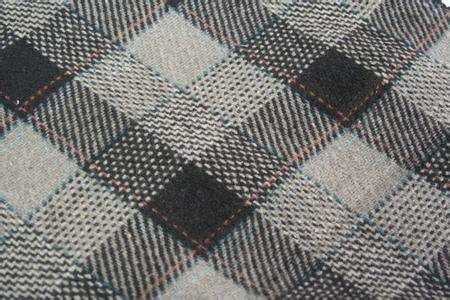
#> input picture image/otsu.jpg, 450 x 300 px, found by its file name
$ python otsu.py
#> lines starting #> are read from the running program, lines starting #| are printed output that depends on the picture; after the words box and inside, x2 and y2 are one past the last pixel; in counts of white or black regions, pixels touching at a corner belong together
from cv2 import cv2
import numpy as np
from matplotlib import pyplot as plt
img = cv2.imread('image/otsu.jpg', 0)
#> img: shape (300, 450); min 18, max 255, mean 116.7
# global thresholding
ret1, th1 = cv2.threshold(img, 127, 255, cv2.THRESH_BINARY)
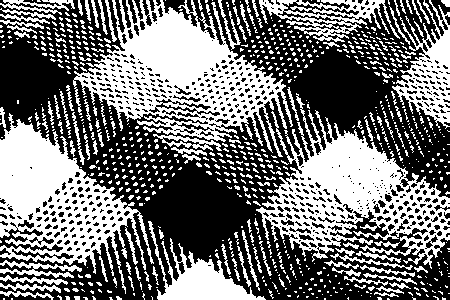
#> th1: shape (300, 450); 44.9% white; 834 white regions (716 under 20 px), largest, box (x1, y1, x2, y2) and area: (73, 0, 293, 157) 14612, (256, 93, 450, 269) 12633, (0, 113, 154, 294) 11179
# Otsu's thresholding
ret2, th2 = cv2.threshold(img, 0, 255, cv2.THRESH_BINARY+cv2.THRESH_OTSU)
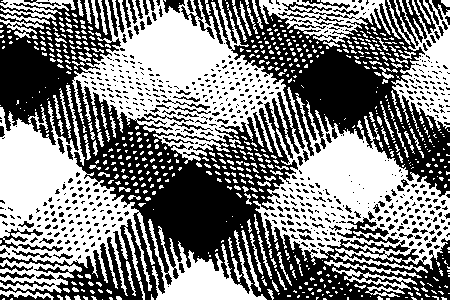
#> th2: shape (300, 450); 50.5% white; 635 black regions (540 under 20 px), largest, box (x1, y1, x2, y2) and area: (0, 0, 450, 300) 56442, (402, 0, 436, 43) 532, (337, 217, 400, 244) 503
#> ret2 = 116
# Otsu's thresholding after Gaussian filtering
# ( 5,5 )为高斯核的大小, 0 为标准差
blur = cv2.GaussianBlur(img, (5, 5), 0)
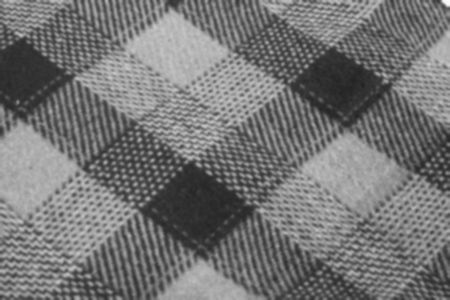
#> blur: shape (300, 450); min 35, max 248, mean 116.7
# 阈值一定要设为 0 !
ret3, th3 = cv2.threshold(blur, 0, 255, cv2.THRESH_BINARY + cv2.THRESH_OTSU)
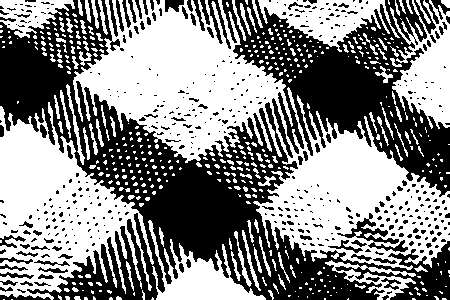
#> th3: shape (300, 450); 53.2% white; 467 black regions (373 under 20 px), largest, box (x1, y1, x2, y2) and area: (0, 0, 450, 300) 37490, (222, 0, 450, 197) 17806, (337, 213, 408, 252) 668
#> ret3 = 114
print(ret1)
print(ret3)
#| 114.0
print(ret2)
#| 116.0

# plot all the images and their histograms
images = [img, 0, th1,
          img, 0, th2,
          blur, 0, th3]
titles = ['Original Noisy Image', 'Histogram', 'Global Thresholding (v=127)',
          'Original Noisy Image', 'Histogram', "Otsu's Thresholding",
          'Gaussian filtered Image', 'Histogram', "Otsu's Thresholding"]
# 这里使用了 pyplot 中画直方图的方法, plt.hist, 要注意的是它的参数是一维数组
# 所以这里使用了( numpy ) ravel 方法,将多维数组转换成一维,也可以使用 flatten 方法
# ndarray.flat 1-D iterator over an array.
# ndarray.flatten 1-D array copy of the elements of an array in row-major order.
for i in range(3):
    plt.subplot(3, 3, i*3+1), plt.imshow(images[i*3], 'gray')
    plt.title(titles[i*3]), plt.xticks([]), plt.yticks([])
    plt.subplot(3, 3, i*3+2), plt.hist(images[i*3].ravel(), 256)
    plt.title(titles[i*3+1]), plt.xticks([]), plt.yticks([])
    plt.subplot(3, 3, i*3+3), plt.imshow(images[i*3+2], 'gray')
    plt.title(titles[i*3+2]), plt.xticks([]), plt.yticks([])
plt.show()
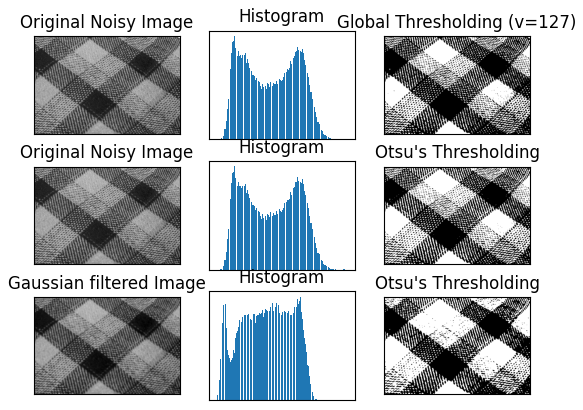
#> figure drawn by matplotlib, 9 panels
